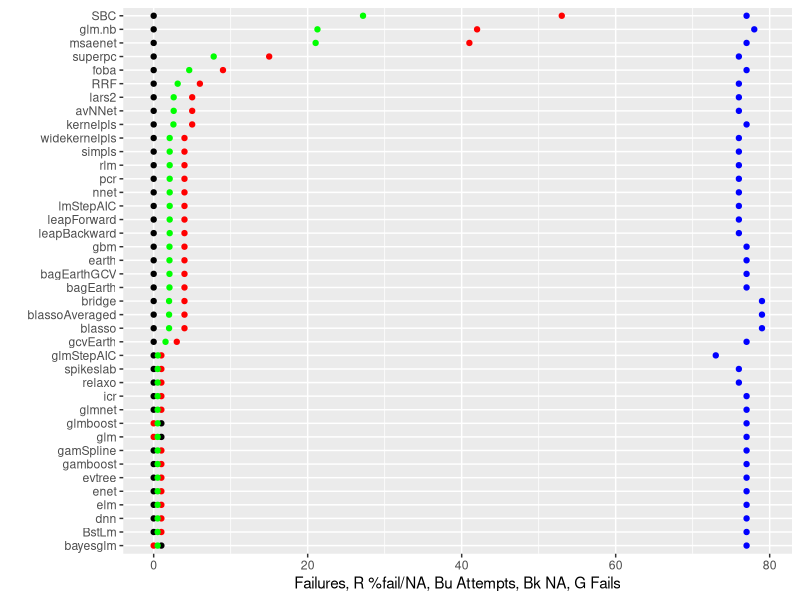
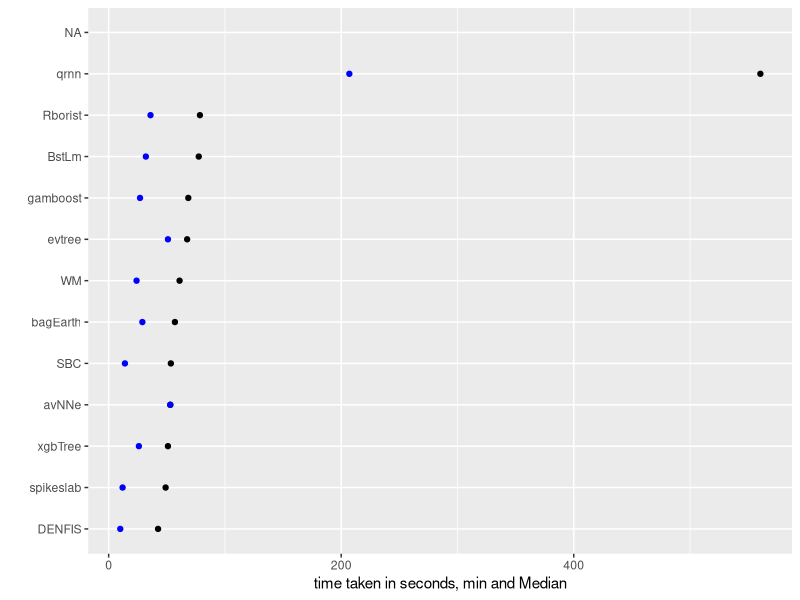
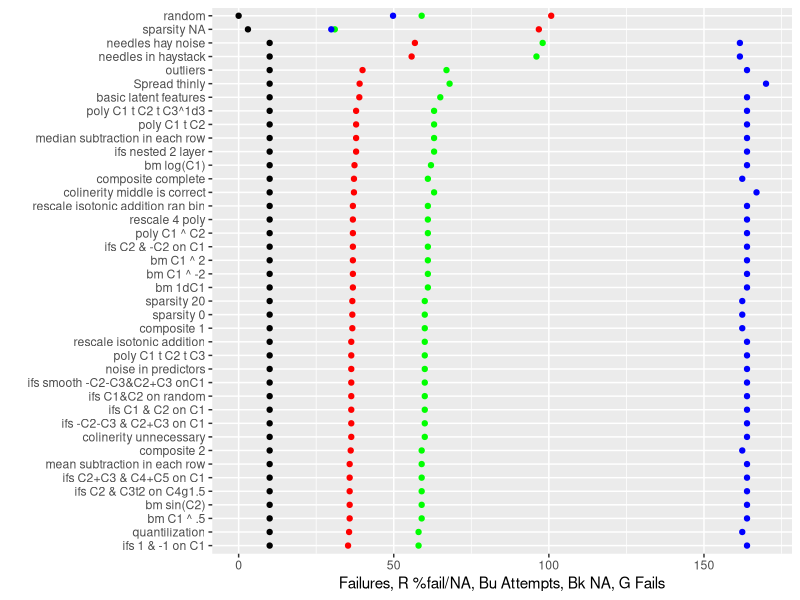
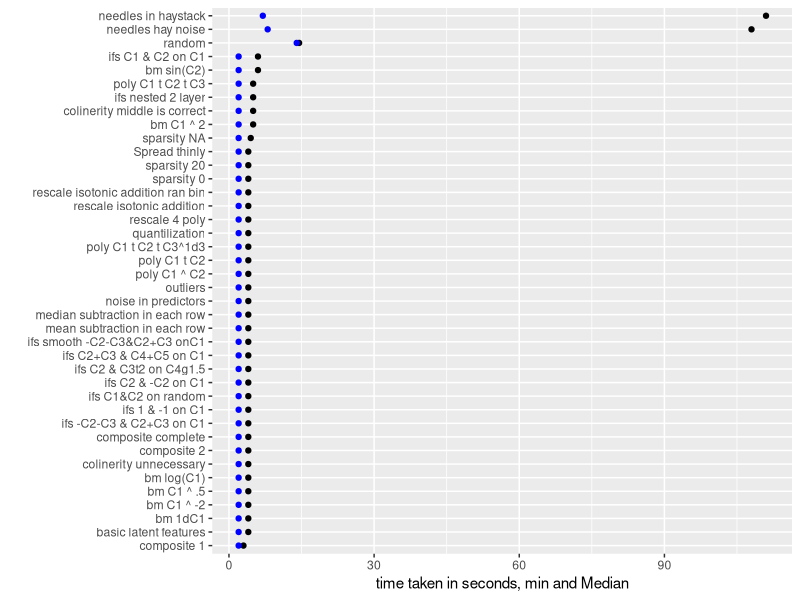
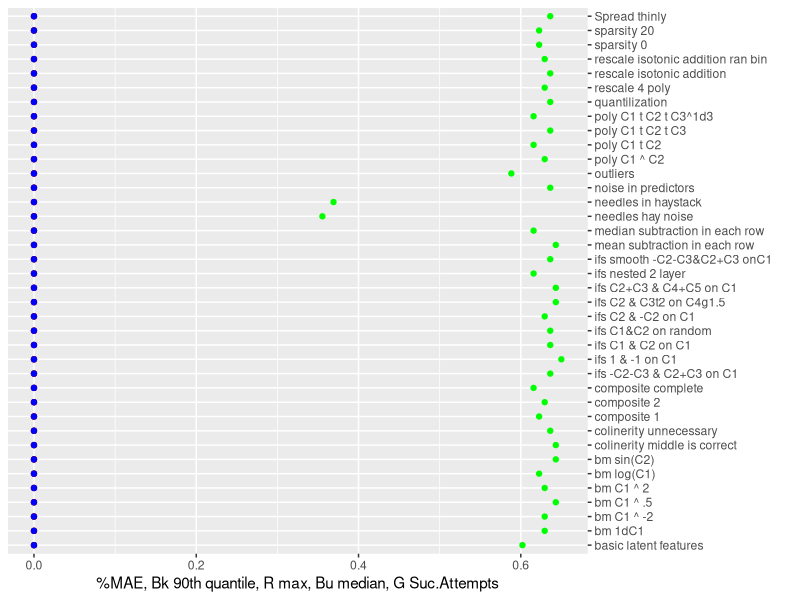
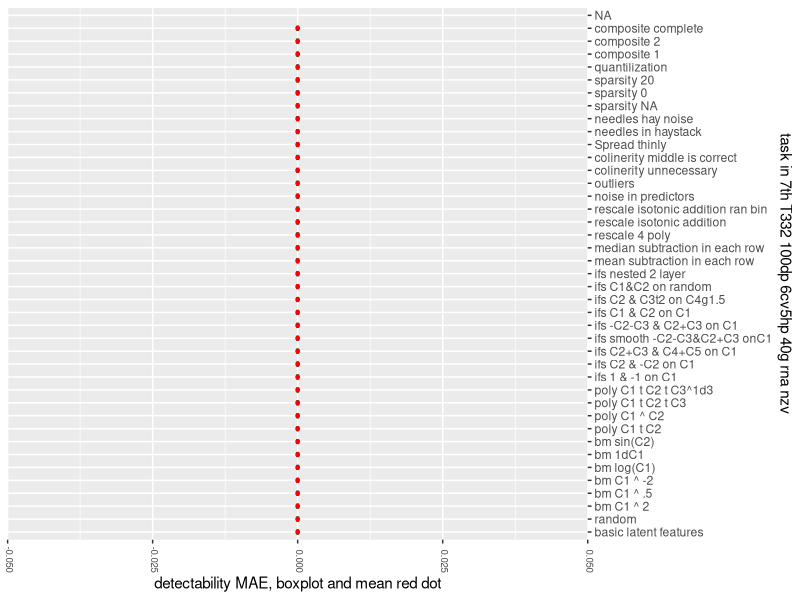
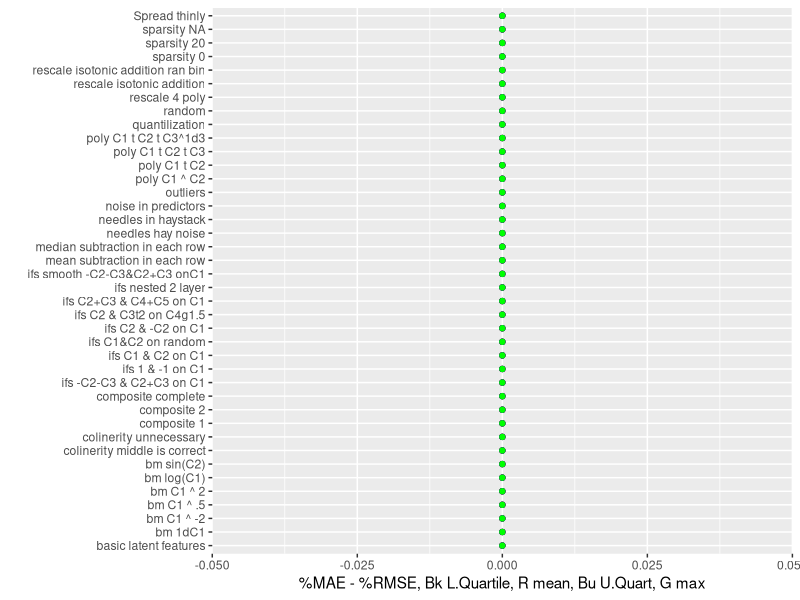
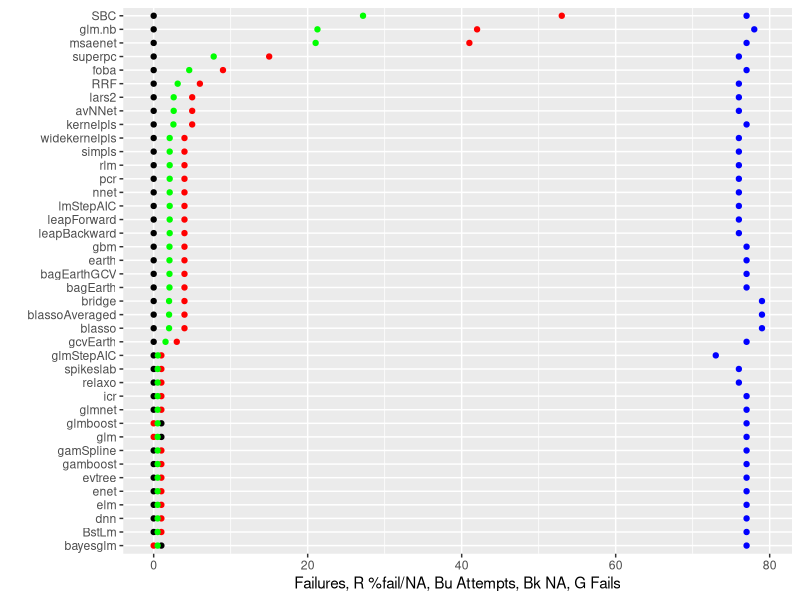

These figures' R source, in order: (Note: this script raises an error after producing the figures.)
#ggplot: how  label, print to file
exp.name<-"7th T332 100dp 6cv5hp 40g rna nzv"
mainDir<-getwd()
subDir<-exp.name
expiramentresults<-read.csv("gen test out.csv", sep = ",",fill=TRUE, header = F,quote="",dec=".")
dir.create(file.path(mainDir, subDir))
setwd(file.path(mainDir, subDir))


library(ggplot2)    
library(reshape2) 
#######percent failed######
fails.df<-data.frame()
countr=0
for(algo in unique(expiramentresults[,7]))
{
  countr=countr+1
  fails.df[countr,1]<-algo
  fails.df[countr,2]<-as.numeric(sum(expiramentresults[,7]==algo))
  fails.df[countr,3]<-as.numeric(sum((expiramentresults[,1]=="Fail")*(expiramentresults[,7]==algo), na.rm = T))
  fails.df[countr,4]<-as.numeric(sum((is.na(expiramentresults[,1]))*(expiramentresults[,7]==algo)))
  fails.df[countr,5]<-(as.numeric(fails.df[countr,4])+as.numeric(fails.df[countr,3]))/as.numeric(fails.df[countr,2])
}
iti <- order(fails.df[,5],-fails.df[,4])
fails.df<-rbind(fails.df)[iti,]
write.table(fails.df,
            file = paste(exp.name,"Fails.csv", sep = ""), append =F, quote = F, sep = ",",
            eol = "\n", na = "", dec = ".", row.names = F,
            col.names = F, qmethod = "double")
not.interesting<-(fails.df[,5]==1) + (fails.df[,5]<.001)
I.fails.df<-fails.df[!not.interesting,]
library(ggplot2)

z<-ggplot(I.fails.df, aes(y = I.fails.df[,4], x = reorder(I.fails.df[,1], I.fails.df[,5]))) + geom_point()+ coord_flip()
z+ geom_point(colour="red",aes(I.fails.df[,1] ,I.fails.df[,3]),na.rm = TRUE)+
  geom_point(colour="blue",aes(I.fails.df[,1] ,I.fails.df[,2]))+
  geom_point(colour="green",aes(I.fails.df[,1] ,(I.fails.df[,5]*.5*max(I.fails.df[,2]))))+
  ylab(paste("Failures, R %fail/NA, Bu Attempts, Bk NA, G Fails")) + xlab("")
ggsave(paste(exp.name,"Fails.png", sep = ""),plot = last_plot(),scale = 3)

#####time taken#####
time.df<-data.frame()
countr=0
for(algo in unique(expiramentresults[,7]))
{
  countr=countr+1
  only.algo<-(expiramentresults[,7]==algo)
  time.df[countr,1]<-algo
  time.df[countr,2]<-min(expiramentresults[only.algo,17],na.rm = T)
  time.df[countr,3]<-median(expiramentresults[only.algo,17],na.rm = T)
  time.df[countr,4]<-mean(expiramentresults[only.algo,17],na.rm = T)
  time.df[countr,5]<-max(expiramentresults[only.algo,17],na.rm = T)
}
iti <- order(time.df[,3],time.df[,4])
time.df<-rbind(time.df)[iti,]
write.table(time.df,
            file = paste(exp.name,"Time.csv", sep = ""), append =F, quote = F, sep = ",",
            eol = "\n", na = "", dec = ".", row.names = F,
            col.names = F, qmethod = "double")
not.interesting<-(time.df[,3]<40) 
I.time.df<-time.df[!not.interesting,]

z<-ggplot(I.time.df, aes(y = I.time.df[,3], x = reorder(I.time.df[,1], I.time.df[,3]))) + geom_point()+ coord_flip()
z+   geom_point(colour="blue",aes(I.time.df[,1] ,I.time.df[,2]))+
  ylab(paste("time taken in seconds, min and Median")) + xlab("")


  #geom_point(colour="green",aes(I.time.df[,1] ,(I.time.df[,6]/max(I.time.df[,6]))))
  ggsave(paste(exp.name,"Time.png", sep = ""),plot = last_plot(),scale = 3)
  
#####success by task#### 
fails.df<-data.frame()
countr=0
for(algo in unique(expiramentresults[,10]))
{
  countr=countr+1
  fails.df[countr,1]<-algo
  fails.df[countr,2]<-as.numeric(sum(expiramentresults[,10]==algo))
  fails.df[countr,3]<-as.numeric(sum((expiramentresults[,1]=="Fail")*(expiramentresults[,10]==algo), na.rm = T))
  fails.df[countr,4]<-as.numeric(sum((is.na(expiramentresults[,1]))*(expiramentresults[,10]==algo)))
  fails.df[countr,5]<-(as.numeric(fails.df[countr,4])+as.numeric(fails.df[countr,3]))/as.numeric(fails.df[countr,2])
}
iti <- order(fails.df[,5],-fails.df[,4])
fails.df<-rbind(fails.df)[iti,]
write.table(fails.df,
            file = paste(exp.name,"FailsTask.csv", sep = ""), append =F, quote = F, sep = ",",
            eol = "\n", na = "", dec = ".", row.names = F,
            col.names = F, qmethod = "double")
not.interesting<-(fails.df[,5]==1) + (fails.df[,5]<.01)
I.fails.df<-fails.df#[!not.interesting,]


z<-ggplot(I.fails.df, aes(y = I.fails.df[,4], x = reorder(I.fails.df[,1], I.fails.df[,5]))) + geom_point()+ coord_flip()
z+ geom_point(colour="green",aes(I.fails.df[,1] ,I.fails.df[,3]),na.rm = TRUE)+
  geom_point(colour="blue",aes(I.fails.df[,1] ,I.fails.df[,2]*170/max(I.fails.df[,2])))+
  geom_point(colour="red",aes(I.fails.df[,1] ,(I.fails.df[,5]*.5*max(I.fails.df[,2]))))+
  ylab(paste("Failures, R %fail/NA, Bu Attempts, Bk NA, G Fails")) + xlab("")

ggsave(paste(exp.name,"FailTask.png", sep = ""),plot = last_plot(),scale = 3)

#####time taken by task#####
time.df<-data.frame()
countr=0
for(algo in unique(expiramentresults[,10]))
{
  countr=countr+1
  only.algo<-(expiramentresults[,10]==algo)
  time.df[countr,1]<-algo
  time.df[countr,2]<-min(expiramentresults[only.algo,17],na.rm = T)
  time.df[countr,3]<-median(expiramentresults[only.algo,17],na.rm = T)
  time.df[countr,4]<-mean(expiramentresults[only.algo,17],na.rm = T)
  time.df[countr,5]<-max(expiramentresults[only.algo,17],na.rm = T)
}
iti <- order(time.df[,3],time.df[,4])
time.df<-rbind(time.df)[iti,]
write.table(time.df,
            file = paste(exp.name,"TimeTask.csv", sep = ""), append =F, quote = F, sep = ",",
            eol = "\n", na = "", dec = ".", row.names = F,
            col.names = F, qmethod = "double")
not.interesting<-(time.df[,3]<40) 
I.time.df<-time.df#[!not.interesting,]

z<-ggplot(I.time.df, aes(y = I.time.df[,3], x = reorder(I.time.df[,1], I.time.df[,3]))) + geom_point()+ coord_flip()
z+   geom_point(colour="blue",aes(I.time.df[,1] ,I.time.df[,2]))+
  ylab(paste("time taken in seconds, min and Median")) + xlab("")
ggsave(paste(exp.name,"TimeTask.png", sep = ""),plot = last_plot(),scale = 3)

#geom_point(colour="red",aes(I.time.df[,1] ,I.time.df[,4]),na.rm = TRUE)
#+
#geom_point(colour="green",aes(I.time.df[,1] ,(I.time.df[,6]/max(I.time.df[,6]))))

######power to detect by task#####
exp.res.noF<-expiramentresults[,1]
exp.res.noF<-as.numeric(levels(exp.res.noF))[exp.res.noF]
exp.res.noF[is.na(exp.res.noF)]<-0
exp.res.noF[exp.res.noF<0]<-0
power.df<-data.frame()
countr=0
for(algo in unique(expiramentresults[,10]))
{
  countr=countr+1
  only.algo<-as.logical((expiramentresults[,10]==algo)*(expiramentresults[,1]!="Fail"))
  only.algo[is.na(only.algo)]<-F
  if(sum(only.algo, na.rm=T)<1) {
    countr=countr-1    
    next()}
  power.df[countr,1]<-algo
  power.df[countr,2]<-min(exp.res.noF[only.algo],na.rm = T)
  power.df[countr,3]<-median(exp.res.noF[only.algo],na.rm = T)
  power.df[countr,4]<-round(mean(exp.res.noF[only.algo],na.rm = T),digits = 3)
  power.df[countr,5]<-max(exp.res.noF[only.algo],na.rm = T)
  power.df[countr,6]<-sum(only.algo, na.rm=T)
  power.df[countr,7]<-round(quantile(exp.res.noF[only.algo], probs = .90, na.rm =T),digits = 3)
  power.df[countr,8]<-round(quantile(exp.res.noF[only.algo], probs = .75, na.rm =T),digits = 3)
  
}

iti <- order(power.df[,5],power.df[,7])
power.df<-rbind(power.df)[iti,]
write.table(power.df,
            file = paste(exp.name,"PowerTask.csv", sep = ""), append =F, quote = F, sep = ",",
            eol = "\n", na = "", dec = ".", row.names = F,
            col.names = F, qmethod = "double")
#power.df<-data.frame(power.df, row.names = 1:length(power.df[,1]))
not.interesting<-(power.df[,6]<10)+ is.na(power.df[,6]) 
I.power.df<-power.df[!not.interesting,]

z<-ggplot(I.power.df, aes(y = I.power.df[,7], x = reorder(I.power.df[,1], I.power.df[,5]))) + geom_point()+ coord_flip()
z+ geom_point(colour="red",aes(I.power.df[,1] ,I.power.df[,5]),na.rm = TRUE)+scale_x_discrete(position = "top")+
  geom_point(colour="blue",aes(I.power.df[,1] ,I.power.df[,3]))+
  #geom_point(colour="purple",aes(I.power.df[,1] ,I.power.df[,3]))+
  geom_point(colour="green",aes(I.power.df[,1] ,(I.power.df[,6]/max(I.power.df[,6])-.35)))+
  ylab(paste("%MAE, Bk 90th quantile, R max, Bu median, G Suc.Attempts")) + xlab("")
ggsave(paste(exp.name,"PowerTask.png", sep = ""),plot = last_plot(),scale = 3)

ttdd<-data.frame()
ttdz<-data.frame()
iti <- order(power.df[,4],power.df[,3])
power.df<-rbind(power.df)[iti,]
orderedlevels<-factor(expiramentresults[,10], power.df[,1],  ordered = T)
ttdz<-data.frame(exp.res.noF,orderedlevels)
ttdd<-ttdz[expiramentresults[,1]!="Fail",]

p <- ggplot(as.data.frame(ttdd), aes(x=melt(ttdd)[,1],y=melt(ttdd)[,3]))
p  +geom_boxplot(width=0.4) + stat_summary(fun.y = "mean", colour = "red", size = 1, geom = "point")+
  theme(axis.text.x=element_text(size=7, angle=270,hjust=0.95,vjust=0.2))+scale_x_discrete(position = "top")+
  xlab(paste("task in",exp.name)) + ylab("detectability MAE, boxplot and mean red dot") + coord_flip()

ggsave(paste(exp.name,"PowerTaskMean.png", sep = ""),plot = last_plot(),scale = 3)
#some algos are better at some category of tasks and missing them could affect statistic metric index
########difference between %MAE & %RMSE by task####
exp.res.noF<-expiramentresults[,1]
exp.res.noF<-as.numeric(levels(exp.res.noF))[exp.res.noF]
exp.res.noF[is.na(exp.res.noF)]<-0

exp.res.noF2<-expiramentresults[,2]
exp.res.noF2<-as.numeric(levels(exp.res.noF2))[exp.res.noF2]
exp.res.noF2[is.na(exp.res.noF2)]<-0
Results.Defactor<-data.frame(exp.res.noF,exp.res.noF2,expiramentresults[,3:length(expiramentresults[1,])])

exp.res.noFZ<-exp.res.noF;exp.res.noFZ2<-exp.res.noF2
for(countr in 1:length(exp.res.noFZ))
{if(exp.res.noFZ[countr]<0) exp.res.noFZ[countr]<-0
  if(exp.res.noFZ2[countr]<0) exp.res.noFZ2[countr]<-0 }
res.diff<-round((exp.res.noFZ-exp.res.noFZ2),digits = 3)
rel.res.diff<-(round((exp.res.noFZ-exp.res.noFZ2)/(exp.res.noFZ+exp.res.noFZ2),digits = 3))
rel.res.diff[is.na(rel.res.diff)]<-0

diff.df<-data.frame()
countr=0
for(algo in unique(Results.Defactor[,10]))
{
  countr=countr+1
  only.algo<-as.logical((Results.Defactor[,10]==algo)*(expiramentresults[,1]!="Fail"))
  only.algo[is.na(only.algo)]<-F
  if(sum(only.algo, na.rm=T)<1) {
    countr=countr-1    
    next()}
  diff.df[countr,1]<-algo
  diff.df[countr,2]<-sum(only.algo, na.rm=T)  
  fivenumber<-round(fivenum(res.diff[only.algo],na.rm = T),digits = 3)
  diff.df[countr,3]<-(fivenumber[1]);diff.df[countr,4]<-(fivenumber[2])
  diff.df[countr,5]<-(fivenumber[3]);diff.df[countr,6]<-(fivenumber[4]);diff.df[countr,7]<-(fivenumber[5])
  diff.df[countr,8]<-round(mean(res.diff[only.algo],na.rm = T),digits = 3)
  fivenumber<-round(fivenum(rel.res.diff[only.algo],na.rm = T),digits = 3)
  diff.df[countr,9]<-(fivenumber[1]);diff.df[countr,10]<-(fivenumber[2])
  diff.df[countr,11]<-(fivenumber[3]);diff.df[countr,12]<-(fivenumber[4]);diff.df[countr,13]<-(fivenumber[5])
  diff.df[countr,14]<-round(mean(rel.res.diff[only.algo],na.rm = T),digits = 3)
}

iti <- order(diff.df[,5],diff.df[,11])
diff.df<-rbind(diff.df)[iti,]
write.table(diff.df,
            file = paste(exp.name,"DiffTask.csv", sep = ""), append =F, quote = F, sep = ",",
            eol = "\n", na = "", dec = ".", row.names = F,
            col.names = F, qmethod = "double")
#diff.df<-data.frame(diff.df, row.names = 1:length(diff.df[,1]))
not.interesting<-(diff.df[,6]<10)+ is.na(diff.df[,6]) 
I.diff.df<-diff.df#[!not.interesting,]

z<-ggplot(I.diff.df, aes(y = I.diff.df[,4], x = reorder(I.diff.df[,1], I.diff.df[,8]))) + geom_point()+ coord_flip()
z+ geom_point(colour="red",aes(I.diff.df[,1] ,I.diff.df[,8]),na.rm = TRUE)+
  geom_point(colour="blue",aes(I.diff.df[,1] ,I.diff.df[,6]))+
  geom_point(colour="green",aes(I.diff.df[,1] ,(I.diff.df[,7])))+
  ylab(paste("%MAE - %RMSE, Bk L.Quartile, R mean, Bu U.Quart, G max")) + xlab("")
ggsave(paste(exp.name,"DiffTask.png", sep = ""),plot = last_plot(),scale = 3)

#########acceptable minimum ######
acceptablePloss<-.05
lowestFindScore<-.1
acceptAlgo.df<-data.frame()
acceptAlgo.df[1,1]<-NA
acceptAlgo.df[,c(1:400)]<-NA
acceptAlgo.Rdf<-data.frame()
acceptAlgo.Rdf[1,1]<-NA
acceptAlgo.Rdf[,c(1:400)]<-NA
countr=0
for(algo in unique(expiramentresults[,10]))
{
  countr=countr+1
  only.algo<-as.logical((expiramentresults[,10]==algo)*(expiramentresults[,1]!="Fail"))
  only.algo[is.na(only.algo)]<-F
  if(sum(only.algo, na.rm=T)<1) {
    countr=countr-1    
    next()}
  taskSeek=(power.df[,1]==algo)
  if(power.df[taskSeek,5]<lowestFindScore) {countr=countr-1 ; next()}
  minAccept<-power.df[taskSeek,5]*(1-acceptablePloss)
  acceptAlgo.df[countr,1]<-algo
  acceptAlgo<-as.logical((exp.res.noF>minAccept)*only.algo)
  acceptAlgo.df[countr,2]<-sum(acceptAlgo)
  acceptAlgo.df[countr,3]<-minAccept
  acceptAlgo.df[countr,4:(sum(acceptAlgo)+3)]<-as.character(expiramentresults[acceptAlgo,7])
  acceptAlgo.Rdf[countr,4:(sum(acceptAlgo)+3)]<-as.numeric(as.character(expiramentresults[acceptAlgo,1]))
 }

for(countr in 1:length(acceptAlgo.df[,3]))
{
  iti <- order(as.numeric(acceptAlgo.Rdf[countr,4:(acceptAlgo.df[countr,2]+3)]), decreasing = T)
  acceptAlgo.df[countr,4:(acceptAlgo.df[countr,2]+3)]<-(acceptAlgo.df[countr,4:(acceptAlgo.df[countr,2]+3)])[iti]
}

iti <- order(acceptAlgo.df[,3],acceptAlgo.df[,2])
#acceptAlgo.df<-rbind(acceptAlgo.df)[iti,]

write.table(acceptAlgo.df,
            file = paste(exp.name,acceptablePloss,"MinNecessary.csv", sep = ""), append =F, quote = F, sep = ",",
            eol = "\n", na = "", dec = ".", row.names = F,
            col.names = F, qmethod = "double")




######power to detect#####
exp.res.noF<-expiramentresults[,1]
exp.res.noF<-as.numeric(levels(exp.res.noF))[exp.res.noF]
exp.res.noF[is.na(exp.res.noF)]<-0
exp.res.noF[exp.res.noF<0]<-0

algPower.df<-data.frame()
countr=0
for(algo in unique(expiramentresults[,7]))
{
  countr=countr+1
  only.algo<-as.logical((expiramentresults[,7]==algo)*(expiramentresults[,1]!="Fail"))
  only.algo[is.na(only.algo)]<-F
  if(sum(only.algo, na.rm=T)<1) {
    countr=countr-1    
    next()}
  algPower.df[countr,1]<-algo
  algPower.df[countr,2]<-round(mean(exp.res.noF[only.algo],na.rm = T),digits = 3)

}

algo.max<-vector()
for(countr in 1:length(exp.res.noF)){
  for(task in 1:length(power.df[,1])){
    if(power.df[task,1]==expiramentresults[countr,10]){
      algo.max[countr]<-power.df[task,5]}}}

algo.max[algo.max<.2]<-.2
exp.res.noF<-exp.res.noF/algo.max
#exp.res.noF<-exp.res.noF+1-algo.max

#algPower.df<-data.frame()
countr=0
for(algo in unique(expiramentresults[,7]))
{
  countr=countr+1
  only.algo<-as.logical((expiramentresults[,7]==algo)*(expiramentresults[,1]!="Fail"))
  only.algo[is.na(only.algo)]<-F
  if(sum(only.algo, na.rm=T)<1) {
    countr=countr-1    
    next()}
  #algPower.df[countr,1]<-algo
  algPower.df[countr,3]<-min(exp.res.noF[only.algo],na.rm = T)
  algPower.df[countr,4]<-median(exp.res.noF[only.algo],na.rm = T)
  #algPower.df[countr,4]<-round(mean(exp.res.noF[only.algo],na.rm = T),digits = 3)
  algPower.df[countr,5]<-max(exp.res.noF[only.algo],na.rm = T)
  algPower.df[countr,6]<-sum(only.algo, na.rm=T)
  algPower.df[countr,7]<-round(quantile(exp.res.noF[only.algo], probs = c(.7), na.rm =T),digits = 3)
  algPower.df[countr,8]<-round(quantile(exp.res.noF[only.algo], probs = c(.8), na.rm =T),digits = 3)
  algPower.df[countr,9]<-round(quantile(exp.res.noF[only.algo], probs = c(.9), na.rm =T),digits = 3)
}

iti <- order(algPower.df[,4],algPower.df[,8])
algPower.df<-rbind(algPower.df)[iti,]
write.table(algPower.df,
            file = paste(exp.name,"Power.csv", sep = ""), append =F, quote = F, sep = ",",
            eol = "\n", na = "", dec = ".", row.names = F,
            col.names = F, qmethod = "double")
#algPower.df<-data.frame(algPower.df, row.names = 1:length(algPower.df[,1]))
not.interesting<-(algPower.df[,6]<20)+(algPower.df[,4]<.2)+ is.na(algPower.df[,6]) 
I.power.df<-algPower.df[!not.interesting,]

z<-ggplot(I.power.df, aes(y = I.power.df[,2], x = reorder(I.power.df[,1], I.power.df[,2]))) + 
  geom_point()+#+##+coord_flip()
  theme(axis.text.x=element_text(size=7, angle=270,hjust=0.95,vjust=0.2))+scale_x_discrete(position = "top")
z+ geom_point(colour="red",aes(I.power.df[,1] ,I.power.df[,8]),na.rm = TRUE)+
  geom_point(colour="blue",aes(I.power.df[,1] ,I.power.df[,5]))+
  xlab("") + ylab("%MAE, ord. by mean, G Succ.Attempts, Bk mean, Bu P R Max 90 80 quant of max for task") +
  geom_point(colour="purple",aes(I.power.df[,1] ,I.power.df[,9]))+
  geom_point(colour="green",aes(I.power.df[,1] ,(I.power.df[,6]/max(I.power.df[,6])-.45)))
ggsave(paste(exp.name,"Power.png", sep = ""),plot = last_plot(),scale = 3)

#some tasks are harder and thus improvement in them should count for more
#that affects the black mean but not red-blue bc 1-0 is % of max score on that task
#some algos are better at some category of tasks and these tasks are overepresented
#that affects the black mean but less red-blue bc as only method's best 20% matter
z<-ggplot(I.power.df, aes(y = I.power.df[,2], x = reorder(I.power.df[,1], I.power.df[,8]))) + 
  geom_point()+#+##+coord_flip()
  theme(axis.text.x=element_text(size=7, angle=270,hjust=0.95,vjust=0.2))+scale_x_discrete(position = "top")
z+ geom_point(colour="red",aes(I.power.df[,1] ,I.power.df[,8]),na.rm = TRUE)+
  geom_point(colour="blue",aes(I.power.df[,1] ,I.power.df[,5]))+
  xlab("") + ylab("%MAE, ord. by 80%, G Succ.Attempts, Bk mean, Bu P R Max 90 80 quant of max for task") +
  geom_point(colour="purple",aes(I.power.df[,1] ,I.power.df[,9]))+
  geom_point(colour="green",aes(I.power.df[,1] ,(I.power.df[,6]/max(I.power.df[,6])-.45)))
ggsave(paste(exp.name,"PowerReorder.png", sep = ""),plot = last_plot(),scale = 3)
z<-ggplot(I.power.df, aes(y = I.power.df[,2], x = reorder(I.power.df[,1], I.power.df[,9]))) + 
  geom_point()+#+##+coord_flip()
  theme(axis.text.x=element_text(size=7, angle=270,hjust=0.95,vjust=0.2))+scale_x_discrete(position = "top")
z+ geom_point(colour="red",aes(I.power.df[,1] ,I.power.df[,8]),na.rm = TRUE)+
  geom_point(colour="blue",aes(I.power.df[,1] ,I.power.df[,5]))+
  xlab("") + ylab("%MAE, ord. by 90%, G Succ.Attempts, Bk mean, Bu P R Max 90 80 quant of max for task") +
  geom_point(colour="purple",aes(I.power.df[,1] ,I.power.df[,9]))+
  geom_point(colour="green",aes(I.power.df[,1] ,(I.power.df[,6]/max(I.power.df[,6])-.45)))
ggsave(paste(exp.name,"PowerReorder2.png", sep = ""),plot = last_plot(),scale = 3)
################end#######
setwd(file.path(mainDir))
